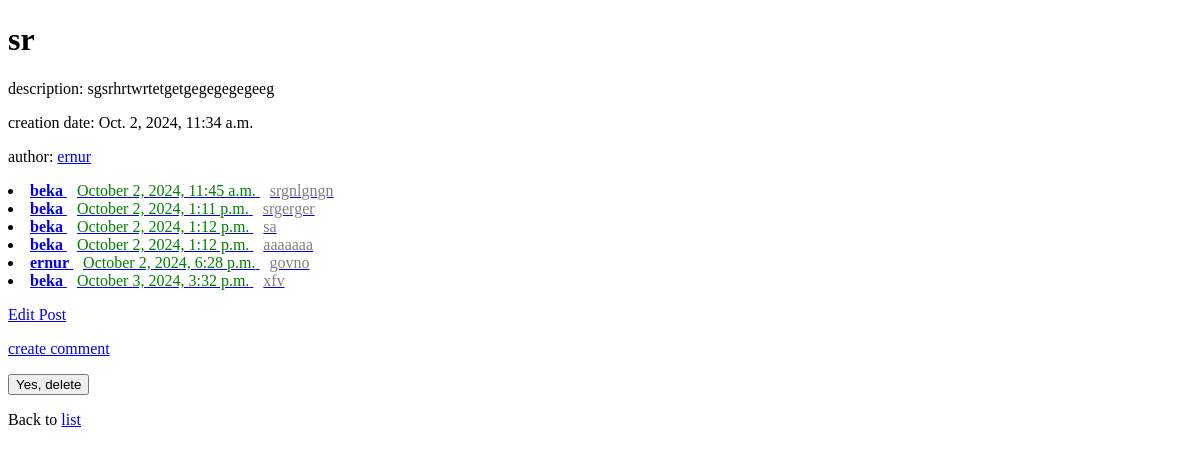
The page /blog/listBlogs/details/16/ on the database as committed earlier.
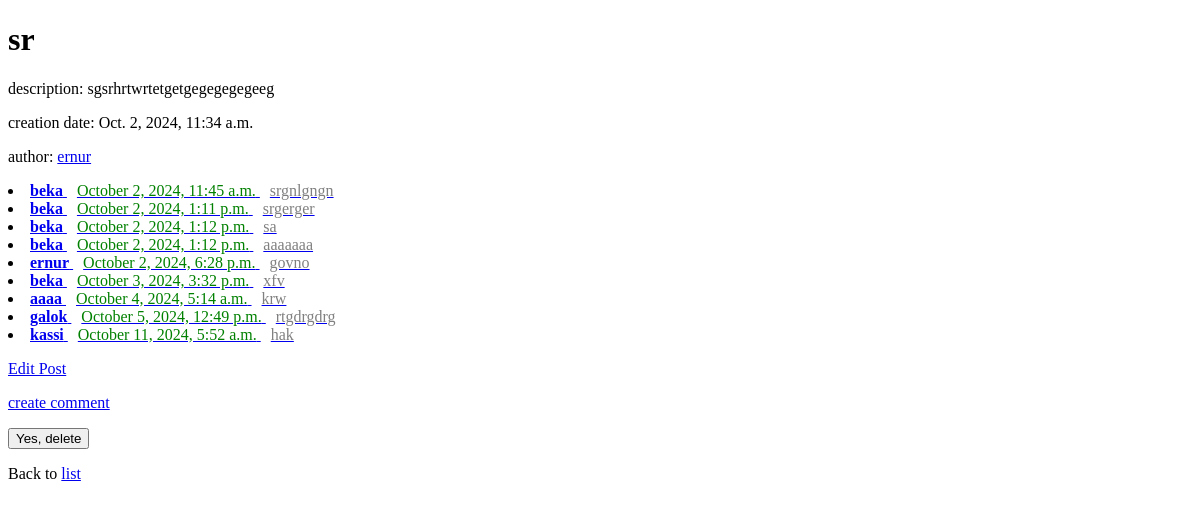
The same page on the database as committed later.
### blog/models.py (models this page shows, shortened)
class Comment(models.Model):
    content=models.CharField(max_length=255)
    created_at=models.DateTimeField(auto_now_add=True)
    post=models.ForeignKey(Post, on_delete=models.CASCADE, related_name='comments')
    author=models.ForeignKey(User, on_delete=models.CASCADE)

### blog/views.py (the view)
# urls.py: path('listBlogs/details/<int:id>/', views.postDetails, name='details'),
def postDetails(request, id):
    post = get_object_or_404(Post, id=id)
    comments=post.comments.all()
    return render(request, 'details.html', {'mypost': post, 'comments':comments})

### blog/templates/details.html (shortened to what this page needs)
{% extends "master.html" %}
{% block content %}
<h1>{{ mypost.title }} </h1>
<p>description: {{ mypost.content }}</p>
<p>creation date: {{ mypost.created_at }}</p>
<p>author: <a href="{% url 'profile' mypost.author %}">{{ mypost.author }}</a></p>
{% for x in comments %}
<li>
  <a href="/blog/comment/{{ x.id }}">
    <span style="font-weight: bold;">{{ x.author }}</span>
    <span style="color: green; margin-left: 10px;">{{ x.created_at|date:"F j, Y, g:i a" }}</span>
    <span style="color: gray; margin-left: 10px;">{{ x.content}}</span>
  </a>
</li>
{% endfor %}
<p><a href="{% url 'edit_post' mypost.id %}">Edit Post</a></p>
<p><a href="{% url 'create_comment' mypost.id %}">create comment</a></p>
<form action="{% url 'delete_post' mypost.id %}" method="post">
  <input type="submit" value="Yes, delete">
</form>
<p>Back to <a href="/blog/listBlogs">list</a></p>
{% endblock %}

Rows that differ between the two databases and show on the page:
added Comment: author "aaaa", created_at "October 4, 2024, 5:14 a.m.", content "krw"
added Comment: author "galok", created_at "October 5, 2024, 12:49 p.m.", content "rtgdrgdrg"
added Comment: author "kassi", created_at "October 11, 2024, 5:52 a.m.", content "hak"
